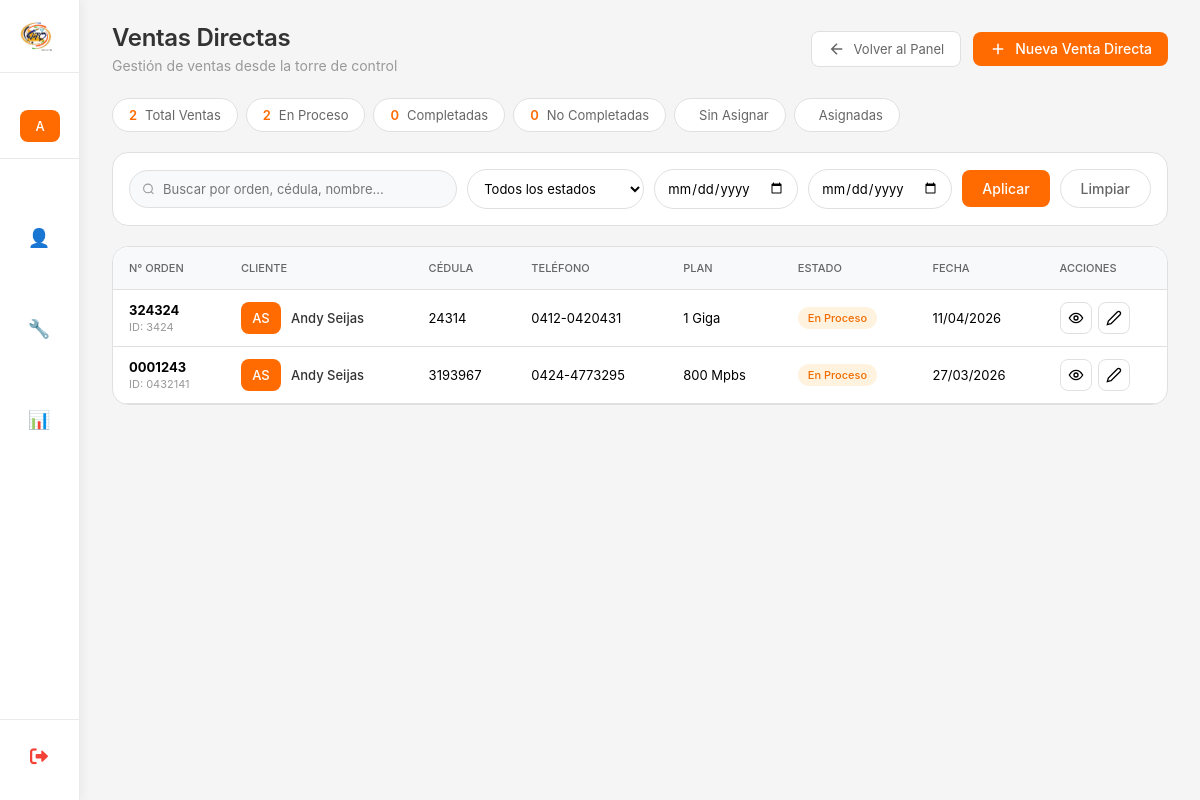
Page /ventas-directas/ (signed in) on the earlier database version.
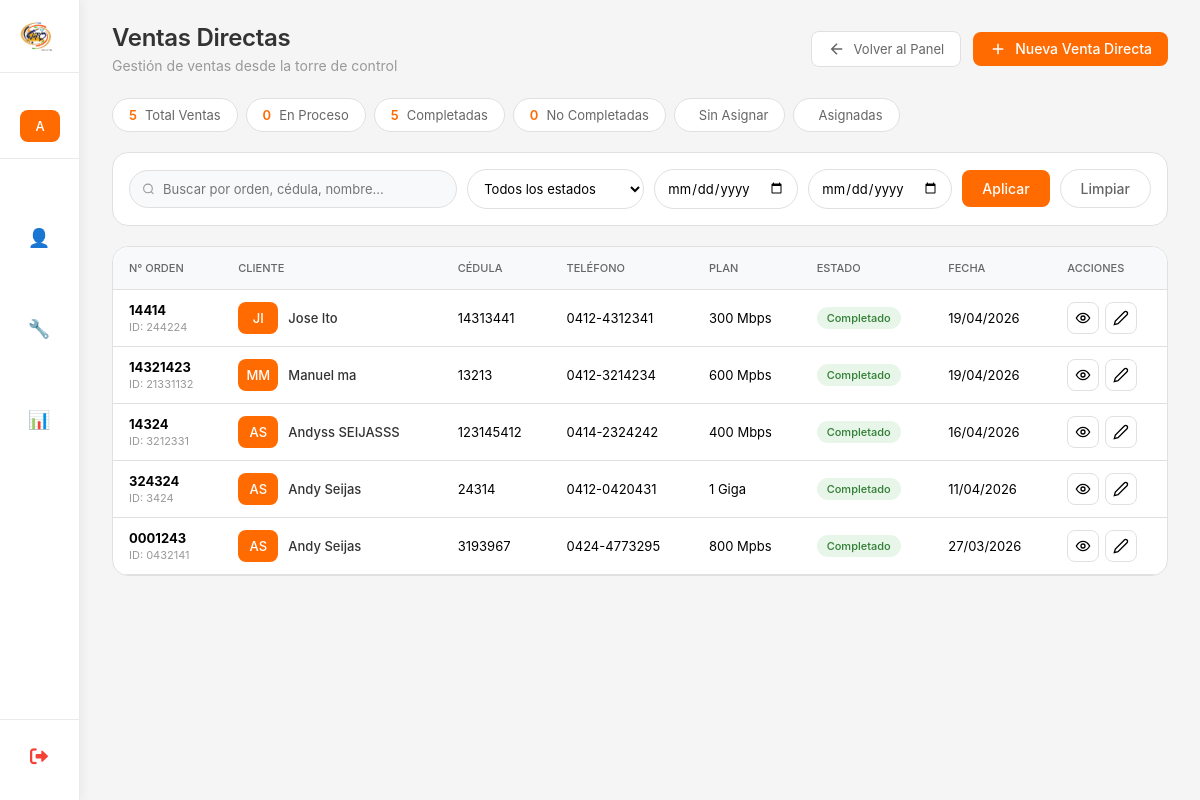
Same page on the later database version.
### myapp/models.py (models this page shows, shortened)
class VentaDirecta(models.Model):
    class EstadoVenta(models.TextChoices):
        EN_PROCESO = 'EN_PROCESO', 'En Proceso'
        COMPLETADO = 'COMPLETADO', 'Completado'
        NO_COMPLETADO = 'NO_COMPLETADO', 'No Completado'
    nro_orden = models.CharField(
        max_length=50,
        unique=True,
        verbose_name="Número de Orden",
        help_text="Número único de orden de venta"
    )
    cedula = models.CharField(
        max_length=15,
        verbose_name="Cédula",
        help_text="Cédula del cliente"
    )
    customer_id = models.CharField(
        max_length=50,
        verbose_name="Customer ID",
        blank=True,
        null=True,
        help_text="ID del cliente en el sistema"
    )
    nombre = models.CharField(
        max_length=100,
        verbose_name="Nombre"
    )
    apellido = models.CharField(
        max_length=100,
        verbose_name="Apellido"
    )
    telefono = models.CharField(
        max_length=20,
        verbose_name="Teléfono",
        help_text="Teléfono de contacto"
    )
    plan = models.ForeignKey(
        Plan,
        on_delete=models.PROTECT,
        related_name='ventas_directas',
        verbose_name="Plan"
    )
    fecha = models.DateField(
        auto_now_add=True,
        verbose_name="Fecha de venta"
    )
    estado = models.CharField(
        max_length=15,
        choices=EstadoVenta.choices,
        default=EstadoVenta.EN_PROCESO,
        verbose_name="Estado de la Venta"
    )
    fecha_creacion = models.DateTimeField(
        auto_now_add=True,
        verbose_name="Fecha de creación en sistema"
    )
    fecha_actualizacion = models.DateTimeField(
        auto_now=True,
        verbose_name="Última actualización"
    )
    creado_por = models.ForeignKey(
        User,
        on_delete=models.SET_NULL,
        null=True,
        blank=True,
        related_name='ventas_directas_creadas',
        verbose_name="Creado por"
    )
    observacion = models.TextField(
        max_length=500,
        verbose_name="Observaciones",
        blank=True,
        null=True,
        help_text="Notas adicionales sobre la venta"
    )
    class Meta:
        verbose_name = "Venta Directa"
        verbose_name_plural = "Ventas Directas"
        ordering = ['-fecha', '-fecha_creacion']
        indexes = [
            models.Index(fields=['nro_orden']),
            models.Index(fields=['cedula']),
            models.Index(fields=['fecha']),
            models.Index(fields=['estado']),
        ]

class Plan(models.Model):
    nombre = models.CharField(max_length=100,unique=True,verbose_name="Nombre del Plan")
    activo = models.BooleanField(default=True,verbose_name="Activo")
    fecha_creacion = models.DateTimeField(
        auto_now_add=True,
        verbose_name="Fecha de creación"
    )
    class Meta:
        verbose_name = "Plan"
        verbose_name_plural = "Planes"
        ordering = ['nombre']

### myapp/views_venta_directa.py (the view, shortened to what this page needs)
# urls.py: path('ventas-directas/',lista_ventas_directas, name='lista_ventas_directas'),
@login_required
def lista_ventas_directas(request):
    es_admin = request.user.is_superuser or request.user.groups.filter(name='Administrador').exists()
    es_torre_control = request.user.groups.filter(name='TorreControl').exists()
    if not (es_admin or es_torre_control):
        messages.error(request, 'No tienes permisos para acceder a esta página.')
        return redirect('dashboard')
    ventas = VentaDirecta.objects.select_related('plan', 'creado_por').all()
    busqueda = request.GET.get('busqueda', '')
    estado = request.GET.get('estado', '')
    if estado:
        ventas = ventas.filter(estado=estado)
    fecha_desde = request.GET.get('fecha_desde', '')
    fecha_hasta = request.GET.get('fecha_hasta', '')
    if fecha_desde:
        ventas = ventas.filter(fecha__gte=fecha_desde)
    if fecha_hasta:
        ventas = ventas.filter(fecha__lte=fecha_hasta)
    paginator = Paginator(ventas, 10)
    page = request.GET.get('page')
    page_obj = paginator.get_page(page)
    total = ventas.count()
    en_proceso = ventas.filter(estado='EN_PROCESO').count()
    completadas = ventas.filter(estado='COMPLETADO').count()
    no_completadas = ventas.filter(estado='NO_COMPLETADO').count()
    context = {
        'page_obj': page_obj,
        'total': total,
        'en_proceso': en_proceso,
        'completadas': completadas,
        'no_completadas': no_completadas,
        'busqueda': busqueda,
        'estado_filtro': estado,
        'fecha_desde': fecha_desde,
        'fecha_hasta': fecha_hasta,
        'es_admin': es_admin,
    }
    return render(request, 'Admin/ventas_directa/venta_directa.html', context)

### myapp/templates/Admin/ventas_directa/venta_directa.html (shortened to what the changed rows need)
{% extends 'Inicio_De_Sesion/base.html' %}
{% load static %}
{% block page_title %}Ventas Directas{% endblock %}
{% block content %}
<div class="stats-grid">
    <div class="stat-card">
        <span class="stat-value">{{ total }}</span>
        <span class="stat-label">Total Ventas</span>
    </div>
    <div class="stat-card">
        <span class="stat-value">{{ en_proceso }}</span>
        <span class="stat-label">En Proceso</span>
    </div>
    <div class="stat-card">
        <span class="stat-value">{{ completadas }}</span>
        <span class="stat-label">Completadas</span>
    </div>
</div>
<div class="desktop-view">
    <div class="table-container">
        <table class="table">
            <thead>
                <tr>
                    <th>N° Orden</th>
                    <th>Cliente</th>
                    <th>Cédula</th>
                    <th>Teléfono</th>
                    <th>Plan</th>
                    <th>Estado</th>
                    <th>Fecha</th>
                    <th>Acciones</th>
                </thead>
            <tbody>
                {% for venta in page_obj %}
                <tr>
                    <td><strong>{{ venta.nro_orden }}</strong>{% if venta.customer_id %}<br><small class="text-muted">ID: {{ venta.customer_id }}</small>{% endif %}</td>
                    <td>
                        <div class="user-cell">
                            <span class="user-avatar">{{ venta.nombre|first|upper }}{{ venta.apellido|first|upper }}</span>
                            <div>
                                <div class="user-name">{{ venta.nombre }} {{ venta.apellido }}</div>
                            </div>
                        </div>
                    </td>
                    <td>{{ venta.cedula }}</td>
                    <td>{{ venta.telefono }}</td>
                    <td>{{ venta.plan.nombre }}</td>
                    <td>
                        {% if venta.estado == 'EN_PROCESO' %}
                        <span class="badge proceso">En Proceso</span>
                        {% elif venta.estado == 'COMPLETADO' %}
                        <span class="badge completado">Completado</span>
                        {% elif venta.estado == 'NO_COMPLETADO' %}
                        <span class="badge no-completado">No Completado</span>
                        {% endif %}
                    </td>
                    <td>{{ venta.fecha|date:"d/m/Y" }}</td>
                    <td>
                        <div class="actions">
                            <button class="action-btn" onclick="verDetalle({{ venta.id }})" title="Ver detalles">
                                <svg width="16" height="16" viewBox="0 0 24 24" fill="none" stroke="currentColor" stroke-width="2">
                                    <circle cx="12" cy="12" r="3"/>
                                    <path d="M22 12c-2.667 4.667-6 7-10 7s-7.333-2.333-10-7c2.667-4.667 6-7 10-7s7.333 2.333 10 7z"/>
                                </svg>
                            </button>
                            {% if es_admin %}
                            <button class="action-btn" onclick="editarVenta({{ venta.id }})" title="Editar">
                                <svg width="16" height="16" viewBox="0 0 24 24" fill="none" stroke="currentColor" stroke-width="2">
                                    <path d="M17 3a2.828 2.828 0 1 1 4 4L7.5 20.5 2 22l1.5-5.5L17 3z"/>
                                </svg>
                            </button>
                            {% endif %}
                        </div>
                    </td>
                </tr>
                {% empty %}
                <tr>
                    <td colspan="9" class="empty">No hay ventas directas registradas</td>
                </tr>
                {% endfor %}
            </tbody>
        </table>
    </div>
</div>
{% endblock %}

Differences in the rows shown:
added VentaDirecta: nro_orden "14414", customer_id "244224", nombre|first "J", apellido|first "I", nombre "Jose", apellido "Ito", cedula "14313441", telefono "0412-4312341", plan.nombre "300 Mbps", estado "Completado", fecha "19/04/2026"
added VentaDirecta: nro_orden "14321423", customer_id "21331132", nombre|first "M", apellido|first "M", nombre "Manuel", apellido "ma", cedula "13213", telefono "0412-3214234", plan.nombre "600 Mpbs", estado "Completado", fecha "19/04/2026"
added VentaDirecta: nro_orden "14324", customer_id "3212331", nombre|first "A", apellido|first "S", nombre "Andyss", apellido "SEIJASSS", cedula "123145412", telefono "0414-2324242", plan.nombre "400 Mbps", estado "Completado", fecha "16/04/2026"
changed VentaDirecta "1 Giga": estado "En Proceso" → "Completado"
changed VentaDirecta "800 Mpbs": estado "En Proceso" → "Completado"
Other differences:
{{ total }}: "2" → "5"
{{ en_proceso }}: "2" → "0"
{{ completadas }}: "0" → "5"
